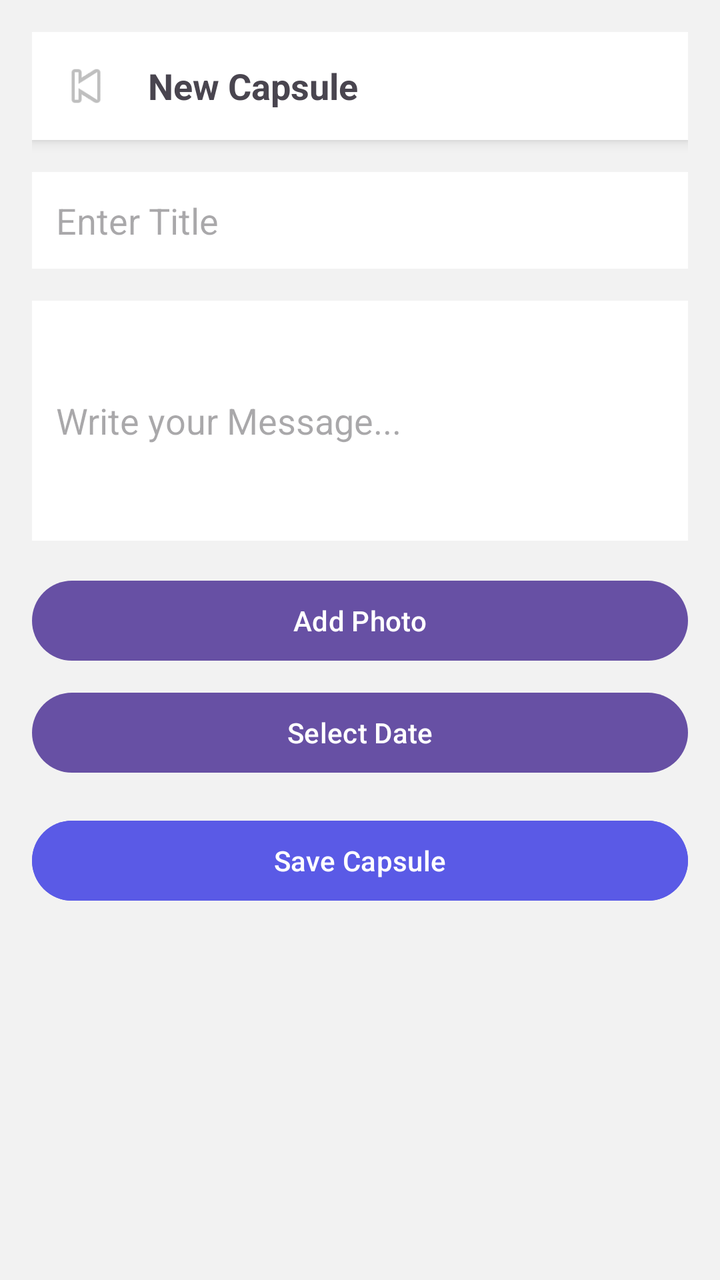
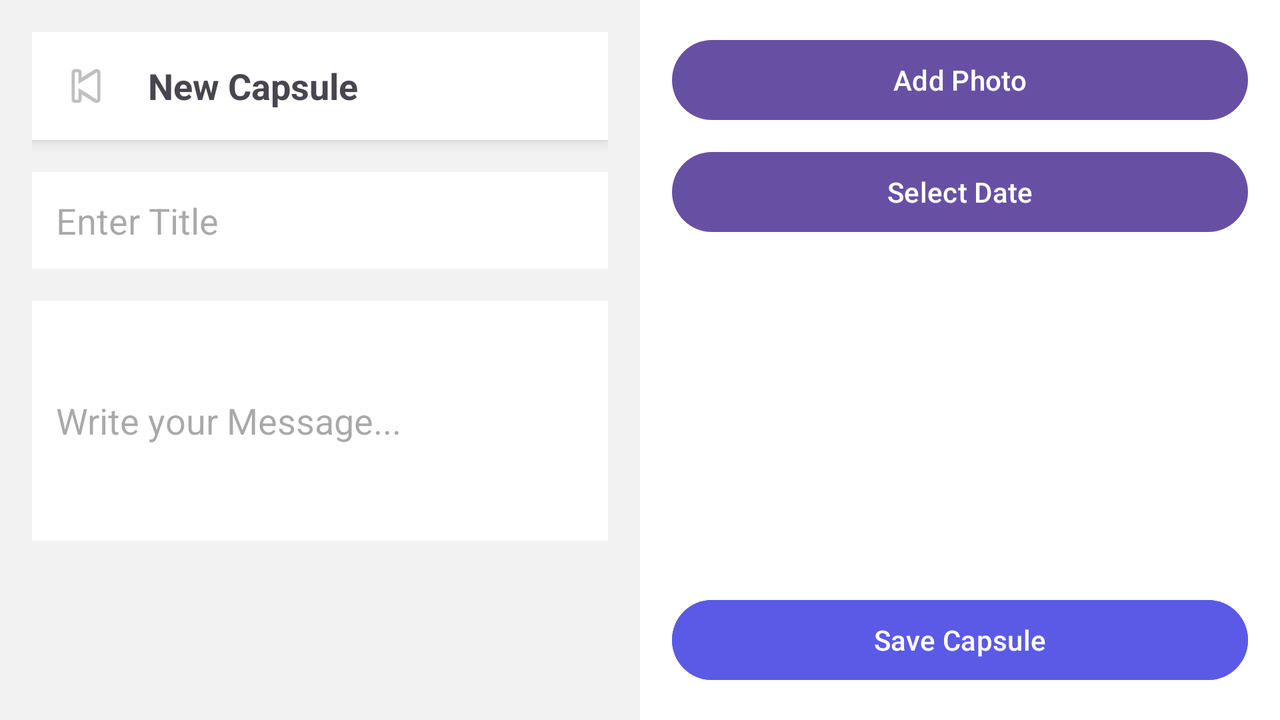

First picture: res/layout/ on a phone held upright. Second picture: the repository's own variant of that layout, on a device whose configuration matches the variant's folder. Source for both follows.
<!-- AndroidManifest.xml: application theme Theme.MemoryLane2 -->
<!-- res/layout/activity_create_capsule.xml -->
<ScrollView xmlns:android="http://schemas.android.com/apk/res/android"
    android:layout_width="match_parent"
    android:layout_height="match_parent"
    android:background="#F2F2F2">

    <LinearLayout
        android:orientation="vertical"
        android:padding="16dp"
        android:layout_width="match_parent"
        android:layout_height="wrap_content">

        <LinearLayout
            android:orientation="horizontal"
            android:layout_width="match_parent"
            android:layout_height="wrap_content"
            android:background="#FFFFFF"
            android:padding="12dp"
            android:elevation="4dp">

            <ImageView
                android:id="@+id/backButton"
                android:layout_width="30dp"
                android:layout_height="30dp"
                android:src="@android:drawable/ic_media_previous"/>

            <TextView
                android:text="@string/new_capsule"
                android:textSize="18sp"
                android:textStyle="bold"
                android:layout_marginStart="16dp"
                android:layout_gravity="center_vertical"
                android:layout_width="wrap_content"
                android:layout_height="wrap_content"/>
        </LinearLayout>

        <EditText
            android:id="@+id/titleInput"
            android:hint="@string/enter_title"
            android:layout_marginTop="16dp"
            android:background="#FFFFFF"
            android:padding="12dp"
            android:layout_width="match_parent"
            android:layout_height="wrap_content"/>

        <EditText
            android:id="@+id/messageInput"
            android:hint="@string/enter_message"
            android:layout_marginTop="16dp"
            android:background="#FFFFFF"
            android:padding="12dp"
            android:layout_width="match_parent"
            android:layout_height="120dp"/>

        <Button
            android:id="@+id/photoButton"
            android:text="@string/add_photo"
            android:layout_marginTop="16dp"
            android:layout_width="match_parent"
            android:layout_height="wrap_content"/>

        <Button
            android:id="@+id/dateButton"
            android:text="@string/select_date"
            android:layout_marginTop="8dp"
            android:layout_width="match_parent"
            android:layout_height="wrap_content"/>

        <Button
            android:id="@+id/saveButton"
            android:text="@string/save"
            android:layout_marginTop="16dp"
            android:layout_width="match_parent"
            android:layout_height="wrap_content"
            android:backgroundTint="#5A5AE6"
            android:textColor="#FFFFFF"/>

    </LinearLayout>

</ScrollView>
<!-- resources referenced by this layout -->
<resources>
  <string name="add_photo">Add Photo</string>
  <string name="enter_message">Write your Message...</string>
  <string name="enter_title">Enter Title</string>
  <string name="new_capsule">New Capsule</string>
  <string name="save">Save Capsule</string>
  <string name="select_date">Select Date</string>
  <style name="Theme.MemoryLane2" parent="Base.Theme.MemoryLane2" />
  <style name="Base.Theme.MemoryLane2" parent="Theme.Material3.DayNight.NoActionBar">
          
          
      </style>
</resources>
<!-- res/layout-land/activity_create_capsule.xml (the repository's variant of the layout above) -->
<!-- drawn on the phone turned sideways -->
<?xml version="1.0" encoding="utf-8"?>
<LinearLayout
    xmlns:android="http://schemas.android.com/apk/res/android"
    android:orientation="horizontal"
    android:layout_width="match_parent"
    android:layout_height="match_parent"
    android:background="#F2F2F2">

    
    <LinearLayout
        android:orientation="vertical"
        android:layout_width="0dp"
        android:layout_weight="1"
        android:layout_height="match_parent"
        android:padding="16dp">

        <LinearLayout
            android:orientation="horizontal"
            android:layout_width="match_parent"
            android:layout_height="wrap_content"
            android:background="#FFFFFF"
            android:padding="12dp"
            android:elevation="4dp">

            <ImageView
                android:id="@+id/backButton"
                android:layout_width="30dp"
                android:layout_height="30dp"
                android:src="@android:drawable/ic_media_previous"/>

            <TextView
                android:text="@string/new_capsule"
                android:textSize="18sp"
                android:textStyle="bold"
                android:layout_marginStart="16dp"
                android:layout_gravity="center_vertical"
                android:layout_width="wrap_content"
                android:layout_height="wrap_content"/>
        </LinearLayout>

        <EditText
            android:id="@+id/titleInput"
            android:hint="@string/enter_title"
            android:layout_marginTop="16dp"
            android:background="#FFFFFF"
            android:padding="12dp"
            android:layout_width="match_parent"
            android:layout_height="wrap_content"/>

        <EditText
            android:id="@+id/messageInput"
            android:hint="@string/enter_message"
            android:layout_marginTop="16dp"
            android:background="#FFFFFF"
            android:padding="12dp"
            android:layout_width="match_parent"
            android:layout_height="120dp"/>

    </LinearLayout>

    
    <LinearLayout
        android:orientation="vertical"
        android:layout_width="0dp"
        android:layout_weight="1"
        android:layout_height="match_parent"
        android:padding="16dp"
        android:background="#FFFFFF">

        <Button
            android:id="@+id/photoButton"
            android:text="@string/add_photo"
            android:layout_width="match_parent"
            android:layout_height="wrap_content"/>

        <Button
            android:id="@+id/dateButton"
            android:text="@string/select_date"
            android:layout_marginTop="8dp"
            android:layout_width="match_parent"
            android:layout_height="wrap_content"/>

        <View
            android:layout_width="match_parent"
            android:layout_height="0dp"
            android:layout_weight="1"/>

        <Button
            android:id="@+id/saveButton"
            android:text="@string/save"
            android:layout_width="match_parent"
            android:layout_height="wrap_content"
            android:backgroundTint="#5A5AE6"
            android:textColor="#FFFFFF"/>

    </LinearLayout>

</LinearLayout>
